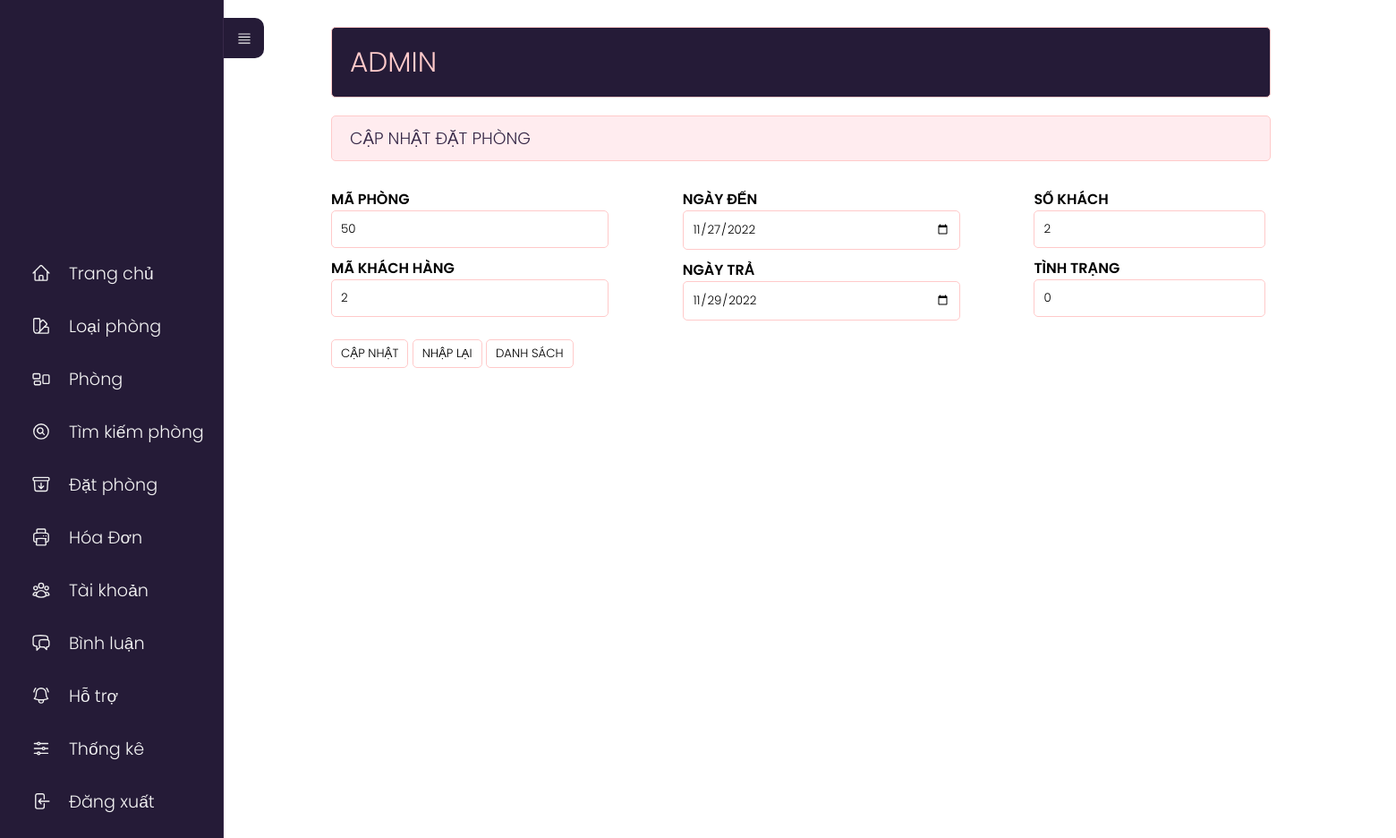
Screenshot of /admin/index.php?act=suadp&id=2 with the database file from the repository.
### tables this page shows
CREATE TABLE `datphong` (
  `id_order` int(11) NOT NULL,
  `id_phong` int(11) NOT NULL,
  `id_user` int(11) NOT NULL,
  `sokhach` int(2) NOT NULL,
  `ngayden` date NOT NULL,
  `ngaytra` date NOT NULL,
  `tinhtrang` tinyint(2) NOT NULL DEFAULT 0
);

### model/pdo.php (called while the page is built, shortened)
<?php
function pdo_get_connection(){
    $dburl = "mysql:host=localhost;dbname=khachsan;charset=utf8";
    $user = 'root';
    $password = '';
    $conn = new PDO($dburl, $user, $password);
    $conn->setAttribute(PDO::ATTR_ERRMODE, PDO::ERRMODE_EXCEPTION);
    return $conn;
}
function pdo_query_one($sql){
    $sql_args = array_slice(func_get_args(), 1);
    try{
        $conn = pdo_get_connection();
        $stmt = $conn->prepare($sql);
        $stmt->execute($sql_args);
        $row = $stmt->fetch(PDO::FETCH_ASSOC);
        return $row;
    }
    catch(PDOException $e){
        throw $e;
    }
    finally{
        unset($conn);
    }
}

### model/datphong.php (called while the page is built, shortened)
<?php
    function loadone_datphong($id){
        $sql="select * from datphong where id_order=".$id;
        $dp=pdo_query_one($sql);
        return $dp;
    }
?>

### admin/datphong/update.php (the view, shortened to what this page needs)
<div class="row">
    <div class="row mb headeradmin" style="width:1050px;">
        <h1 style="padding: 15px 0;">ADMIN </h1>
    </div>
    <div class="row mb10 formtittle" style="width:1050px;">
        <h3>CẬP NHẬT ĐẶT PHÒNG</h3>
    </div>
    <div class="row formcontent" style="width:1650px;">
        <form action="index.php?act=updatedp" method="post" enctype="multipart/form-data">
            <div class="row">
                <?php
                if (is_array($dp)) {
                    extract($dp);
                }
                ?>
                <div class="row mb10 content1">
                    <div class="row mb10">
                        <label for="">MÃ PHÒNG</label><br>
                        <input type="text" name="maphong" style="width:120%;" value="<?= $id_phong ?>" required>
                    </div>
                    <div class="row mb10">
                        <label for="">MÃ KHÁCH HÀNG<br></label>
                        <input type="text" name="makhachhang" style="width:120%;" value="<?= $id_user ?>" required>
                    </div>
                </div>
                <div class="row mb10 content2">
                    <div class="row mb10">
                        <label for="">NGÀY ĐẾN</label><br>
                        <input type="date" name="ngayden" style="width:120%;border: 1px solid #FFCACA;padding: 10px;border-radius: 5px;" value="<?= $ngayden ?>">
                    </div>
                    <div class="row mb10">
                        <label for="">NGÀY TRẢ</label><br>
                        <input type="date" name="ngaytra" style="width:120%;border: 1px solid #FFCACA;padding: 10px;border-radius: 5px;" value="<?= $ngaytra ?>">
                    </div>
                </div>
                <div class="row mb10 content3">
                    <div class="row mb10">
                        <label for="">SỐ KHÁCH</label><br>
                        <input type="text" name="sokhach" value="<?= $sokhach ?> " required>
                    </div>
                    <div class="row mb10">
                        <label for="">TÌNH TRẠNG</label><br>
                        <input type="text" name="tinhtrang" style="margin-bottom:5px;" value="<?= $tinhtrang ?>">
                    </div>
                </div>
            </div>
            <div class="row mb10">
                <input type="submit" name="capnhat" value="CẬP NHẬT">
                <input type="reset" name="nhaplai" value="NHẬP LẠI">
                <a href="index.php?act=listdp"><input type="button" value="DANH SÁCH"></a>
            </div>
        </form>
    </div>
</div>
</div>

### view_demo/css/styleadmin.css (style rules this page uses)
* { padding: 0; margin: 0; box-sizing: border-box; font-family: 'Poppins', sans-serif; font-weight: 300; }
body { position: relative; width: 100%; min-height: 150vh; }
.row { float: left; width: 70%; }
.mb { margin-bottom: 20px; }
.mb10 { margin-bottom: 10px; }
.formtk input[type="text"], .formtk input[type="password"], .formcontent input[type="text"], .formcontent input[type="password"] { width: 100%; border: 1px solid #FFCACA; padding: 10px; border-radius: 5px; }
.formtk input[type="submit"], .formcontent input[type="submit"], .formcontent input[type="reset"], .formcontent input[type="button"] { border-radius: 5px; padding: 5px 10px; background-color: #ffffff; border: 1px solid #FFCACA; }
.headeradmin { background-color: #251B37; border: 1px solid #FFCACA; color: #FFCACA; border-radius: 5px; padding: 0px 20px; width: 70%; }
.headeradmin h1 { font-size: 2vw; }
.formtittle { background-color: #FFECEF; border: 1px solid #FFCACA; color: #372948; border-radius: 5px; padding: 10px 20px; }
.formcontent { padding: 20px 0; }
.content1 { width: 32%; }
.content2 { width: 32%; margin-left: 2%; margin-right: 2%; }
.content3 { width: 32%; }
.formcontent label { font-weight: 600; }

### rows the page displays
datphong: maphong "50", makhachhang "2", ngayden "11/27/2022", ngaytra "11/29/2022", sokhach "2", tinhtrang "0"
